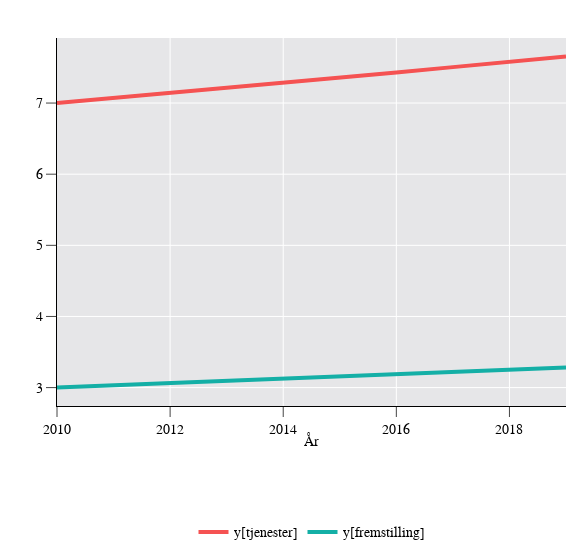

Here is the notebook cell this chart was saved with:
### Markdown cell above
We could also use the DREAM-tools plot function:

### Code cell
from dreamtools import plot
plot(y)

### Figure 1 — Plotly figure (JSON) as saved in the notebook; plotly's stock layout.template omitted (floating-point values rounded to 4 significant figures)
{"data": [{"hovertemplate": "variable=y[tjenester]<br>t=%{x}<br>value=%{y}<extra></extra>", "legendgroup": "0.0", "line": {"color": "rgb(245,82,82)", "dash": "solid"}, "marker": {"symbol": "circle"}, "mode": "lines", "name": "y[tjenester]", "orientation": "v", "showlegend": true, "type": "scatter", "x": [2010, 2011, 2012, 2013, 2014, 2015, 2016, 2017, 2018, 2019], "xaxis": "x", "y": [7, 7.07, 7.141, 7.212, 7.284, 7.357, 7.431, 7.505, 7.58, 7.656], "yaxis": "y"}, {"hovertemplate": "variable=y[fremstilling]<br>t=%{x}<br>value=%{y}<extra></extra>", "legendgroup": "1.0", "line": {"color": "rgb(20,175,166)", "dash": "solid"}, "marker": {"symbol": "circle"}, "mode": "lines", "name": "y[fremstilling]", "orientation": "v", "showlegend": true, "type": "scatter", "x": [2010, 2011, 2012, 2013, 2014, 2015, 2016, 2017, 2018, 2019], "xaxis": "x", "y": [3, 3.03, 3.06, 3.091, 3.122, 3.153, 3.185, 3.216, 3.249, 3.281], "yaxis": "y"}], "layout": {"annotations": [{"showarrow": false, "text": "", "x": 0, "xref": "paper", "xshift": -45.35, "y": 1, "yref": "paper", "yshift": 30.24}], "legend": {"title": {"text": ""}, "tracegroupgap": 0}, "margin": {"l": 56.69, "r": 18.9, "t": 37.8}, "width": 585.8, "xaxis": {"anchor": "y", "domain": [0, 1], "title": {"text": "År"}}, "yaxis": {"anchor": "x", "domain": [0, 1], "title": {"text": ""}}}}
